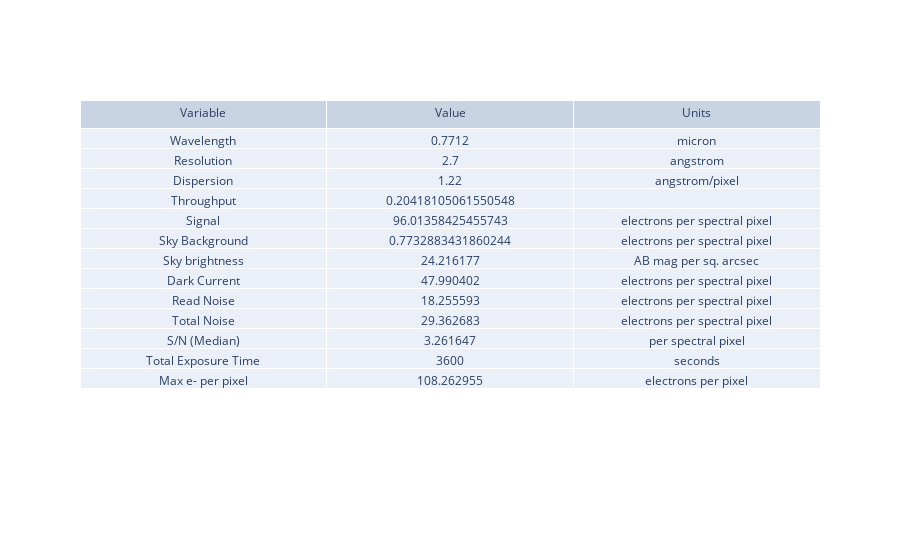

The notebook cell this image was saved under:
### Markdown cell above
## Use CTRL + / to comment/uncomment blocks of code

### Code cell
# test out the function: test inputs come from example.py and 

# userinput = {"telescope": "ATLAS_PROBE",  #choices are "SOAR", "Gemini", "ATLAS_PROBE" 
#              "instrument": "ATLAS",#choices are "SAMOS", "SCORPIO", ,GMOX", ATLAS"
#             "band": "atlas_IR",      #other choices are 
#                                   # SAMOS: "LowRed", "LowBlue", "HighRed", "HighBlue"
#                                   # SCORPIO: "g", "r", "i", "z", "Y", "J", "H", "K"
#                                   # GMOX: "Blue", "Red", "J", "H", "K"
#                                   # ATLAS: "atlas_IR"
#             "ADC_is_in": False,    # SCORPIO only, either True of False
#             "time":3600,          #exposure time (s)
#             "slit_width":0.75,    #(arcsec) - Other choices are 
#                                   # SAMOS: 0.167, 0.333, 0.500, 0.667, 0.833, 1.000
#                                   # SCORPIO: 0.36, 0.54, 0.72, 1.08, 1.44, 2.16, 4.32
#                                   # GMOX: 0.083, 0.167, 0.250, 0.333, 0.417, 0.500, 0.583, 0.667, 0.750, 0.833, 0.917, 1.00 
#                                   # ATLAS: 0.75             
#             "Nreads":16,           # for IRs, RON goes with SQRT(Nreads), so this is the Nr of Fowler pairs
#                                   # for CCDs  (all VIS channels) use Nreads = 1 
#             "Detector": "IR_SCA", # either IR_SCA or CCD - will be checked later
#             "theta":0.7,          # extension of the source in the cross dispersion direction (arcsec) 
#             "nExp":6,             # Nr of frames; increases RON, helps saturation, always dither=2 if >0
#             "lineF":-99,          #use -99 for a dummy value
#             "lineW":-99,          #use -99 for a dummy value
#             "FWHM":200,           #Width of the line as emitted by the source, in km/s 
#             "z":0,
#             "specFile":"./templates/Galaxy_Kmag_19_Haflux_5e-17_ebmv_0_z_2_highResSpec_obs_redshift.txt", 
#             "mag":19,
#             "NormalizeUserSpec":True,
#             "InputInAngstroms":True,
#             "SN":-99,             # = -99 to calculate; othersise set "SN"  > 0 to extract time needed to reach the given SNR
#             }

# userinput = {"telescope": "SOAR",  #choices are "SOAR", "Gemini", "ATLAS_PROBE" 
#              "instrument": "SAMOS",#choices are "SAMOS", "SCORPIO", ,GMOX", ATLAS"
#             "band": "LowRed",      #other choices are 
#                                   # SAMOS: "LowRed", "LowBlue", "HighRed", "HighBlue"
#                                   # SCORPIO: "g", "r", "i", "z", "Y", "J", "H", "K"
#                                   # GMOX: "Blue", "Red", "J", "H", "K"
#                                   # ATLAS: "atlas_IR"
#             "ADC_is_in": False,    # SCORPIO only, either True of False
#             "time":3600,          #exposure time (s)
#             "slit_width":0.333,    #(arcsec) - Other choices are 
#                                   # SAMOS: 0.167, 0.333, 0.500, 0.667, 0.833, 1.000
#                                   # SCORPIO: 0.36, 0.54, 0.72, 1.08, 1.44, 2.16, 4.32
#                                   # GMOX: 0.083, 0.167, 0.250, 0.333, 0.417, 0.500, 0.583, 0.667, 0.750, 0.833, 0.917, 1.00 
#                                   # ATLAS: 0.75             
#             "Detector": "CCD",    # either IR_SCA or CCD - will be checked later
#             "Nreads":1,           # for IRs, RON goes with SQRT(Nreads), so this is the Nr of Fowler pairs
#                                   # for CCDs  (all VIS channels) use Nreads = 1 
#             "theta":0.5,          # extension of the source in the cross dispersion direction (arcsec) 
#             "nExp":3,             # Nr of frames; increases RON, helps saturation, always dither=2 if >0
#             "lineF":-99,          #use -99 for a dummy value
#             "lineW":-99,          #use -99 for a dummy value
#             "FWHM":200,           #Width of the line as emitted by the source, in km/s 
#             "z":0,
#             "specFile":"./templates/Galaxy_Kmag_19_Haflux_5e-17_ebmv_0_z_2_highResSpec_obs_redshift.txt", 
#             "mag":20,
#             "NormalizeUserSpec":True,
#             "InputInAngstroms":True,
#             "SN":-99,             # = -99 to calculate; othersise set "SN"  > 0 to extract time needed to reach the given SNR
#             }



userinput = {"telescope": "SOAR",  #choices are "SOAR", "Gemini", "ATLAS_PROBE" 
             "instrument": "SAMOS",#choices are "SAMOS", "SCORPIO", ,GMOX", ATLAS"
            "band": "LowRed",      #other choices are 
                                  # SAMOS: "LowRed", "LowBlue", "HighRed", "HighBlue"
                                  # SCORPIO: "g", "r", "i", "z", "Y", "J", "H", "K"
                                  # GMOX: "Blue", "Red", "J", "H", "K"
                                  # ATLAS: "atlas_IR"
            "ADC_is_in": True,    # SCORPIO only, either True of False
            "slit_width":0.33,    #(arcsec) - Other choices are 
                                  # SAMOS: 0.167, 0.333, 0.500, 0.667, 0.833, 1.000
                                  # SCORPIO: 0.36, 0.54, 0.72, 1.08, 1.44, 2.16, 4.32
                                  # GMOX: 0.083, 0.167, 0.250, 0.333, 0.417, 0.500, 0.583, 0.667, 0.750, 0.833, 0.917, 1.00 
                                  # ATLAS: 0.75             
            "time":3600,          #exposure time (s)
            "nExp":5,             # Nr of frames; increases RON, helps saturation, always dither=2 if >0
            "Nreads":1,           # for IRs, RON goes with SQRT(Nreads), so this is the Nr of Fowler pairs
                                  # for CCDs  (all VIS channels) use Nreads = 1 
            "detector": "CCD",    # either IR_SCA or CCD - will be checked later
            #FOR IR_SCA: ->
            "frame_readout_time": 0.5, #seconds
            "nr_of_averaged_frames": 8,
            "nr_of_skipped_frames": 0,
            "nr_of_groups": 16,   #groups in a ramp
            # <- 
            "theta":0.5,          # extension of the source in the cross dispersion direction (arcsec) 
            "lineF":-99,          #use -99 for a dummy value
            "lineW":-99,          #use -99 for a dummy value
            "FWHM":200,           #Width of the line as emitted by the source, in km/s 
            "z":0,
            "specFile":"./templates/Galaxy_Kmag_19_Haflux_5e-17_ebmv_0_z_2_highResSpec_obs_redshift.txt", 
            "mag":22.5,
            "NormalizeUserSpec":True,
            "InputInAngstroms":True,
            "SN":-99,             # = -99 to calculate; othersise set "SN"  > 0 to extract time needed to reach the given SNR
            }
gotit = set_telescope_instrument(userinput)
telescope=gotit['telescope']
instrument=gotit['instrument']

#telescope = dict(gotit)
#instrument = dict(gotit)
#print(telescope)
#print(instrument)
etc_output = general_etc_serena(userinput)

fig = go.Figure(data=[go.Table(header=dict(values=['Variable', 'Value', 'Units']),
                 cells=dict(values=[
                     etc_output["summary_struct"]['quant'],
                     etc_output["summary_struct"]['value'],
                     etc_output["summary_struct"]['unit']]))
                     ])

fig.show()

### Figure 1 — Plotly figure (JSON) as saved in the notebook; plotly's stock layout.template omitted (floating-point values rounded to 4 significant figures)
{"data": [{"cells": {"values": [["Wavelength", "Resolution", "Dispersion", "Throughput", "Signal", "Sky Background", "Sky brightness", "Dark Current", "Read Noise", "Total Noise", "S/N (Median)", "Total Exposure Time", "Max e- per pixel"], [0.7712, 2.7, 1.22, 0.2042, 96.01, 0.7733, 24.22, 47.99, 18.26, 29.36, 3.262, 3600, 108.3], ["micron", "angstrom", "angstrom/pixel", "", "electrons per spectral pixel", "electrons per spectral pixel", "AB mag per sq. arcsec", "electrons per spectral pixel", "electrons per spectral pixel", "electrons per spectral pixel", "per spectral pixel", "seconds", "electrons per pixel"]]}, "header": {"values": ["Variable", "Value", "Units"]}, "type": "table"}], "layout": {}}
